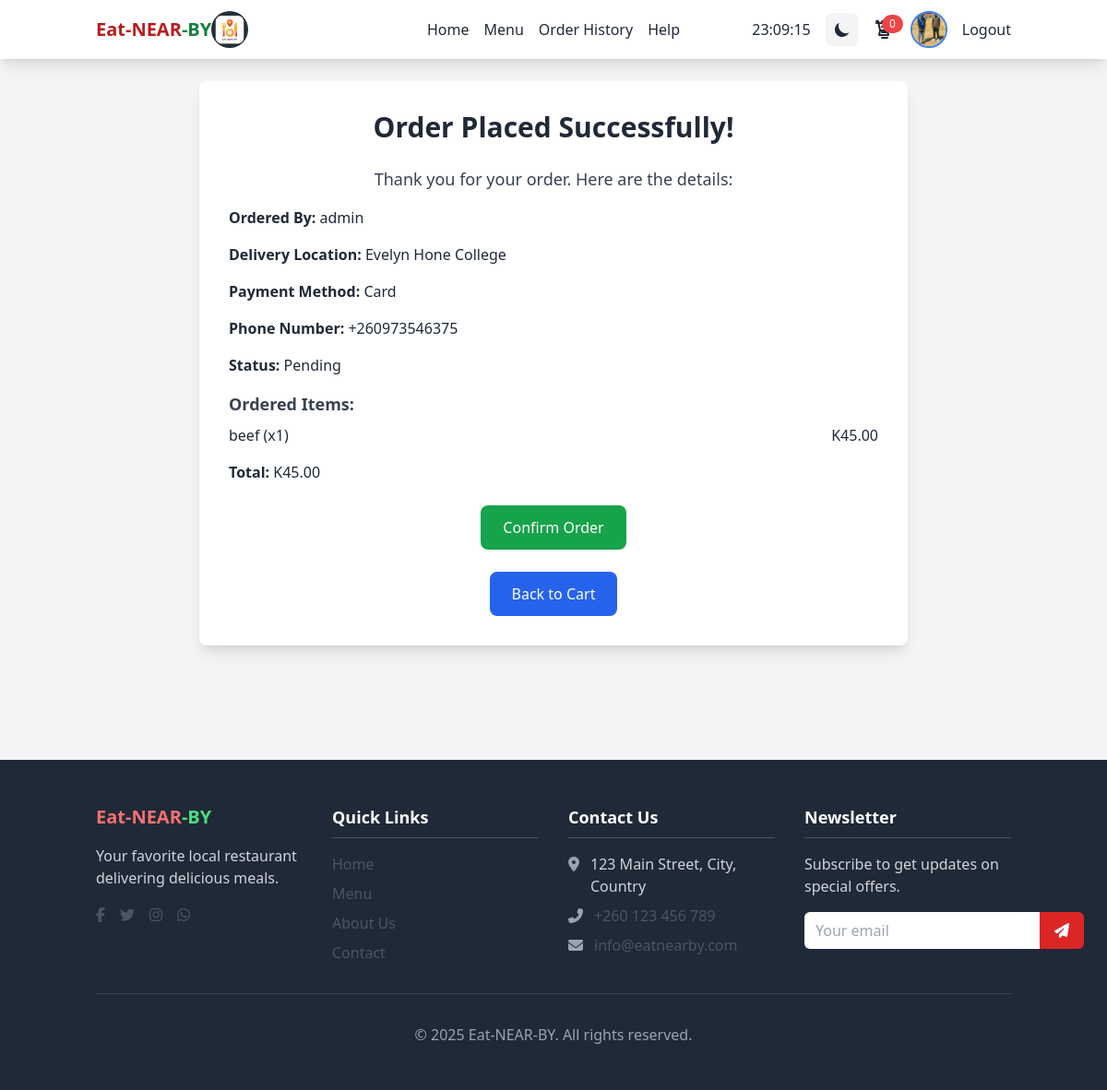
The page /payments/payment-success/ (signed in) on the database its author committed.
### auths/models.py (models this page shows, shortened)
class User(AbstractUser):
    USER_TYPE_CHOICES = [
        ('admin', 'Admin'),
        ('customer', 'Customer'),
        ('staff', 'Staff'),
    ]
    GENDER_TYPE_CHOICES = [
        ('male', 'Mr.'),
        ('female', 'Mrs.'),
        ('other', 'Other'),
    ]
    def user_directory_path(instance, filename):
        return f'profile_images/{instance.username}/{filename}'
    first_name = models.CharField(max_length=100)
    last_name = models.CharField(max_length=100)
    user_type = models.CharField(max_length=10, choices=USER_TYPE_CHOICES, default='customer')
    gender = models.CharField(max_length=10, choices=GENDER_TYPE_CHOICES, blank=True, null=True)
    phone_number = models.CharField(max_length=20, blank=True, null=True)
    email = models.EmailField(max_length=100, blank=False, null=True)
    image = models.ImageField(
        upload_to=user_directory_path,
        default='auths/images/empty.png',
        blank=True,
        null=True,
        verbose_name="Profile Image"
    )

class Product(models.Model):
    product_id = models.CharField(max_length=100, unique=True, primary_key=True)
    name = models.CharField(max_length=200)
    price = models.DecimalField(max_digits=10, decimal_places=2)
    description = models.TextField(blank=True, null=True)
    image_url = models.URLField(max_length=300, blank=True, null=True)
    category = models.ForeignKey(Category, on_delete=models.CASCADE, related_name='%(class)s_products')  # Dynamic related_name
    created_at = models.DateTimeField(auto_now_add=True)
    updated_at = models.DateTimeField(auto_now=True)
    class Meta:
        abstract = True
        ordering = ['-created_at']

class Food(Product):
    class Meta:
        verbose_name = "Food"
        verbose_name_plural = "Foods"

### payments/models.py (models this page shows, shortened)
class DeliveryInfo(models.Model):
    id = models.BigAutoField(primary_key=True)
    DELIVERY_POINTS = [
        ('evelyhone', 'Evelyn Hone College'),
        ('zambia_police', 'Zambia Police Headquarters'),
        ('zambia_accountancy', 'Zambia Centre for Accountancy'),
        ('mukuba_house', 'Mukuba Pension House'),
        ('bus_terminus', 'Lusaka Intercity Bus Terminus'),
        ('national_museum', 'Lusaka National Museum'),
    ]
    PAYMENT_METHODS = [
        ('cash', 'Cash'),
        ('mobile_money', 'Mobile Money'),
        ('card', 'Card'),
    ]
    MOBILE_MONEY_PROVIDERS = [
        ('airtel', 'Airtel'),
        ('mtn', 'MTN'),
        ('zamtel', 'Zamtel'),
    ]
    CARD_PROVIDERS = [
        ('paypal', 'Paypal'),
        ('pesapal', 'Pesapal'),
        ('stripe', 'Stripe'),
    ]
    DELIVERY_STATUS_CHOICES = [
        ('pending', 'Pending'),
        ('in_progress', 'In Progress'),
        ('completed', 'Completed'),
        ('cancelled', 'Cancelled'),
    ]
    user = models.ForeignKey(User, on_delete=models.CASCADE)
    cart = models.ForeignKey(Cart, on_delete=models.CASCADE)
    address = models.CharField(max_length=100, blank=True, null=True)
    predefined_address = models.CharField(
        max_length=30,
        choices=DELIVERY_POINTS,
        blank=True,
        null=True,
        help_text="Predefined delivery point"
    )
    delivery_status = models.CharField(
        max_length=20,
        choices=DELIVERY_STATUS_CHOICES,
        default='pending',
        help_text="Current delivery status"
    )
    payment_method = models.CharField(
        max_length=20,
        choices=PAYMENT_METHODS,
        default='cash',
        help_text="Payment method used"
    )
    payment_provider = models.CharField(
        max_length=20,
        blank=True,
        null=True,
        help_text="Specific provider for Mobile Money or Card (e.g., Airtel, Stripe)"
    )
    phone_number = models.CharField(max_length=20)
    secondary_phone_number = models.CharField(
        max_length=20,
        blank=True,
        null=True,
        help_text="Optional secondary contact number"
    )
    created_at = models.DateTimeField(auto_now_add=True)
    updated_at = models.DateTimeField(auto_now=True)
    class Meta:
        ordering = ['-created_at']
        verbose_name = "Delivery Info"
        verbose_name_plural = "Delivery Info"

### cart/models.py (models this page shows, shortened)
class CartItem(models.Model):
    cart = models.ForeignKey(Cart, on_delete=models.CASCADE)
    fast_food = models.ForeignKey(FastFood, null=True, blank=True, on_delete=models.CASCADE)
    food = models.ForeignKey(Food, null=True, blank=True, on_delete=models.CASCADE)
    drink = models.ForeignKey(Drink, null=True, blank=True, on_delete=models.CASCADE)
    quantity = models.PositiveIntegerField(default=1)
    quality = models.CharField(max_length=50)
    def get_product(self):
        return self.fast_food or self.food or self.drink
    def subtotal(self):
        product = self.get_product()
        if not product:
            return 0
        return product.price * self.quantity

class Cart(models.Model):
    user = models.ForeignKey(User, on_delete=models.CASCADE)
    created_at = models.DateTimeField(auto_now_add=True)
    updated_at = models.DateTimeField(auto_now=True)
    def total(self):
        return sum(item.subtotal() for item in self.cartitem_set.all())

### payments/views.py (the view, shortened to what this page needs)
# urls.py: path('payment-success/', views.payment_success, name='payment_success'),
@login_required
@csrf_exempt
def payment_success(request):
    try:
        delivery_info = DeliveryInfo.objects.filter(user=request.user).latest('created_at')
        cart = delivery_info.cart
    except DeliveryInfo.DoesNotExist:
        messages.error(request, "No delivery information found.")
        return redirect('cart:cart_view')
    return render(request, 'payments/success.html', {'delivery_info': delivery_info, 'cart': cart})

### payments/templates/payments/success.html (shortened to what this page needs)
{% extends "base.html" %}
{% block content %}
<div class="min-h-screen bg-gray-100 pt-16 pb-8">
    <div class="hidden md:block">
        <div class="max-w-3xl mx-auto bg-white shadow-lg rounded-lg p-8 text-center">
            <h1 class="text-3xl font-bold text-gray-800 mb-6">Order Placed Successfully!</h1>
            {% if error %}
                <p class="text-red-600 mb-4">{{ error }}</p>
            {% else %}
                <p class="text-gray-700 mb-4 text-lg">Thank you for your order. Here are the details:</p>
                <div class="space-y-4 text-left">
                    <p><strong>Ordered By:</strong> {{ delivery_info.user.username }}</p>
                    <p><strong>Delivery Location:</strong> {{ delivery_info.address|default:delivery_info.get_predefined_address_display }}</p>
                    <p><strong>Payment Method:</strong> {{ delivery_info.get_payment_method_display }}</p>
                    <p><strong>Phone Number:</strong> {{ delivery_info.phone_number }}</p>
                    <p><strong>Status:</strong> {{ delivery_info.get_delivery_status_display }}</p>
                    <div>
                        <h3 class="text-lg font-semibold text-gray-700 mb-2">Ordered Items:</h3>
                        <div class="space-y-2">
                            {% if payment_history %}
                                {% for item in payment_history.items %}
                                <div class="flex justify-between">
                                    <span>{{ item.name }} (x{{ item.quantity }})</span>
                                    <span>K{{ item.subtotal|floatformat:2 }}</span>
                                </div>
                                {% endfor %}
                            {% else %}
                                {% for item in cart.cartitem_set.all %}
                                <div class="flex justify-between">
                                    <span>{{ item.get_product.name }} (x{{ item.quantity }})</span>
                                    <span>K{{ item.subtotal|floatformat:2 }}</span>
                                </div>
                                {% endfor %}
                            {% endif %}
                        </div>
                    </div>
                    <p><strong>Total:</strong> K{{ cart.total|floatformat:2 }}</p>
                </div>
                {% if not payment_history %}
                <form method="post" class="mt-6">
                    <button type="submit" class="bg-green-600 text-white py-3 px-6 rounded-lg hover:bg-green-700 transition duration-300">Confirm Order</button>
                </form>
                {% endif %}
                <a href="{% url 'cart:cart_view' %}" class="mt-6 inline-block bg-blue-600 text-white py-3 px-6 rounded-lg hover:bg-blue-700 transition duration-300">Back to Cart</a>
            {% endif %}
        </div>
    </div>
</div>
{% endblock %}

### sim/templates/navbar.html (shortened to what this page needs)
{% load static %}
<nav class="shadow-lg fixed w-full z-10">
    <div class="container mx-auto px-4">
        <div class="flex justify-between items-center h-16">
            <div class="flex items-center">
                <a href="{% url 'home' %}" class="text-xl font-bold flex items-center">
                    <span class="logo-red">Eat-NEAR</span><span class="logo-green">-BY</span>
                    <img
                src="{% static 'images/logo/icon-192x192.png' %}"
                alt="Eat-NEAR-BY Logo"
                title="Eat-NEAR-BY"
                class="w-10 h-10 rounded-full">
                </a>
                            </div>
            <div class="hidden md:flex space-x-4 absolute left-1/2 transform -translate-x-1/2">
                {% if user.is_authenticated %}
                    <a href="{% url 'index' %}" class="hover:font-bold">Home</a>
                    <a href="{% url 'orders' %}" class="hover:font-bold">Menu</a>
                <a href="{% url 'payments:order_history' %}" class="hover:font-bold">Order History</a>
                    <a href="{% url 'help' %}" class="hover:font-bold">Help</a>
                {% else %}
                    <a href="{% url 'home' %}" class="hover:font-bold">Home</a>
                    <a href="{% url 'menu' %}" class="hover:font-bold">Menu</a>
                    <a href="{% url 'about' %}" class="hover:font-bold">About Us</a>
                    <a href="{% url 'contact' %}" class="hover:font-bold">Contact</a>
                {% endif %}
            </div>
            <div class="flex items-center space-x-4">
                <div id="clock" class="hidden md:inline-block clock">--:--:--</div>
                <button id="theme-toggle" type="button" class="theme-toggle rounded-lg text-sm p-2">
                    <svg id="theme-toggle-dark-icon" class="w-5 h-5" fill="currentColor" viewBox="0 0 20 20" xmlns="http://www.w3.org/2000/svg">
                        <path d="M17.293 13.293A8 8 0 016.707 2.707a8.001 8.001 0 1010.586 10.586z"></path>
                    </svg>
                </button>
                {% if user.is_authenticated %}
                    <a href="{% url 'cart:cart_view' %}" class="relative">
                        <span id="cartItemCount" class="cart-count absolute -top-1 -right-2 rounded-full text-xs px-2 py-0.5">0</span>
                    </a>
                    <a href="{% url 'profile' %}" class="hidden md:inline-block">
                        {% if user.image and user.image.url != '/media/auths/images/empty.png' %}
                            <img src="{{ user.image.url }}" alt="Profile" class="profile-img w-10 h-10 rounded-full border-2 object-cover">
                        {% else %}
                            <img src="{% static 'auths/images/empty.png' %}" alt="Profile" class="profile-img w-10 h-10 rounded-full border-2">
                        {% endif %}
                    </a>
                    <a href="{% url 'logout' %}" class="hidden md:inline-block hover:font-bold">Logout</a>
                {% else %}
                    <a href="{% url 'menu' %}" class="order-now hidden md:inline-block px-4 py-2 rounded-md transition duration-300">Order Now</a>
                    <a href="{% url 'login' %}" class="hidden md:inline-block hover:font-bold">Login</a>
                {% endif %}
            </div>
        </div>
    </div>
</nav>

### sim/static/css/style.css (style rules this page uses)
html { transition: background-color 0.3s ease, color 0.3s ease; }
body, nav, footer, a, button, svg, span, img, [class*="bg-"], [class*="text-"], [class*="border-"] { transition: background-color 0.3s ease, color 0.3s ease, border-color 0.3s ease, fill 0.3s ease, stroke 0.3s ease; }
:root { --bg-primary: #ffffff; --bg-secondary: #f3f4f6; --bg-accent: #ef4444; --text-primary: #1f2937; --text-secondary: #4b5563; --text-accent: #b91c1c; --border-primary: #e5e7eb; --border-accent: #3b82f6; --logo-green: #15803d; --message-bg: #fef3c7; --message-text: #92400e; --message-border: #f59e0b; }
html, body { background-color: var(--bg-primary); color: var(--text-primary); }
nav { background-color: var(--bg-primary); color: var(--text-primary); }
a { color: var(--text-primary); }
.logo-red { color: var(--text-accent); }
.logo-green { color: var(--logo-green); }
.cart-count { background-color: var(--bg-accent); color: var(--bg-primary); }
.profile-img { border-color: var(--border-accent); }
.theme-toggle { background-color: var(--bg-secondary); }

### rows shown on the page
User: image (picture)
DeliveryInfo: user.username "admin", address "Evelyn Hone College", payment_method "Card", phone_number "+260973546375", delivery_status "Pending"
CartItem: get_product.name "beef", quantity "1", subtotal "45.00"
Cart: total "45.00"
